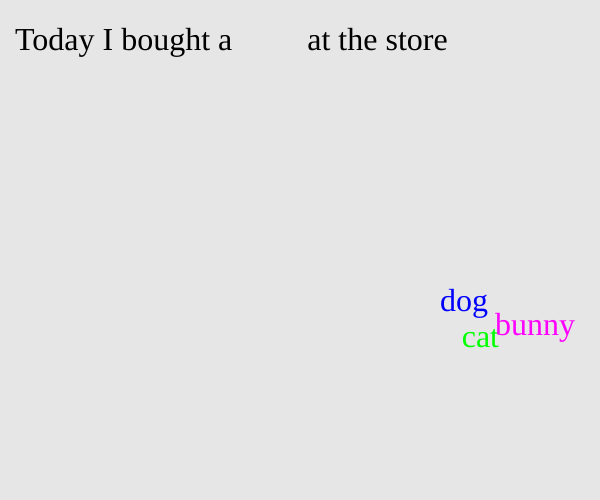
Frame 1 (no input)
Frame 60 (no input): identical to frame 1, image omitted
Frame 120 (the mouse pressed at the canvas centre since frame 60): identical to frame 1, image omitted

The p5.js sketch that drew this single still picture (run headless with seeded random() and noise() and a simulated clock; from frame 60 on, the mouse is pressed at the canvas centre):

// p5.js sketch
// ── sketch.js

var dog;
var cat;
var bunny;
var fontS=32;

var animals=[];
var selected;

function setup() {
  createCanvas(600,500);
  selected=false;
  dog = new word("dog",random(0,windowWidth),random((windowHeight/2),windowHeight),0,0,255);
  animals.push(dog);
  cat = new word("cat",random(0,windowWidth),random((windowHeight/2),windowHeight),0,255,0);
  animals.push(cat);
  bunny = new word("bunny",random(0,windowWidth),random((windowHeight/2),windowHeight),255,0,255);
  animals.push(bunny);

  

}

function draw() {
  background(230,230,230);
  if(!selected){
    for(var i=0;i<animals.length;i++){
      animals[i].moveText();
      
      
      if((mouseX >= animals[i].x && mouseX <= (animals[i].x+animals[i].len)) && (mouseY>=animals[i].y && mouseY<animals[i].y+fontS)){
        
        animals[i].move(mouseX,mouseY);
      }

      
    }
  }
  
  var sentence1 = new word("Today I bought a",15,50,0,0,0);
  sentence1.drawText();
  var sentence2 = new word("at the store",sentence1.len+bunny.len+10,50,0,0,0);
  sentence2.drawText();
  
  
  

// //check if word position is in the “sentence” && mouse released
// if(   (animals[i].x >= sentence1.len && animals[i].x < sentence2.x ) && (animals[i].y >=48 && animals[i].y < fontS+50)



// )

// //need to change font color of selected word + sentence
// this.finalSelection = function(){
// this.r=0;
// this.g=255;
// this.b=255;
// this.drawText();
// //selected =true;


// }

 
// )
  
}

//Word Class
function word(word,x,y,r,g,b){
  this.word=word;
  this.x=x;
  this.y=y;
  this.r=r;
  this.g=g;
  this.b=b;
  this.len=0;
  //this.x2 = this.x+50;
  //this.y2 =this.y+25;
  
  this.drawText = function(){
    textSize(32);
    textFont("Georgia");
    fill(this.r,this.g,this.b);
    text(this.word,this.x,this.y,this.x2,this.y2);
    this.len=textWidth(this.word);
  };
  
  this.moveText = function(x, y){
    if(x && y){
      this.x=x;
      this.y=y;
    }
    this.drawText();
  };
}
